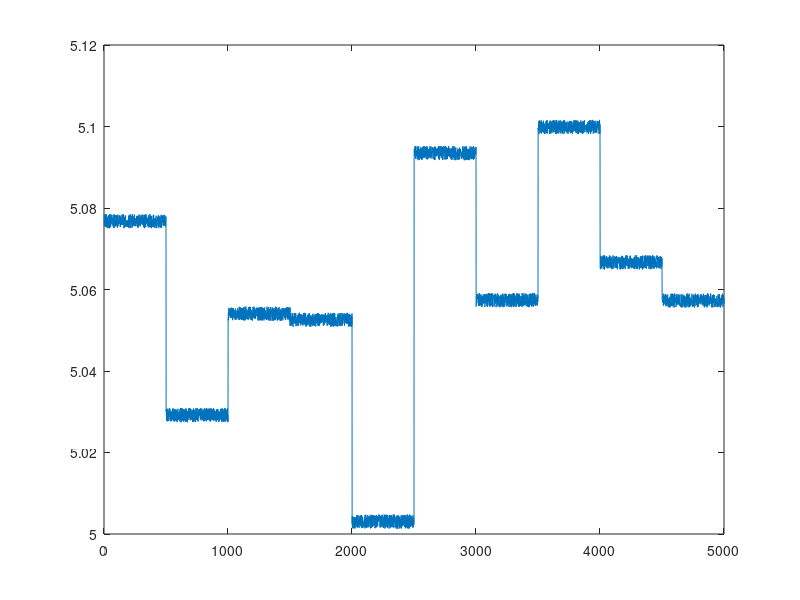
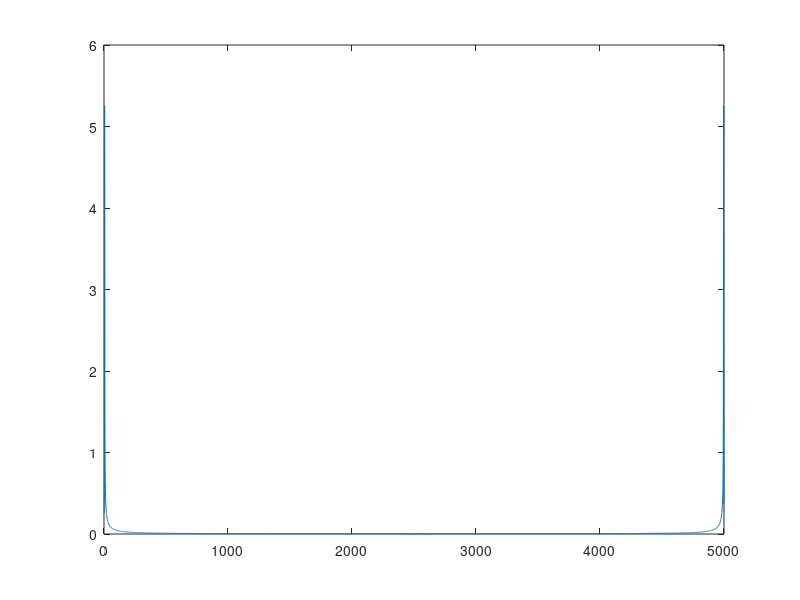
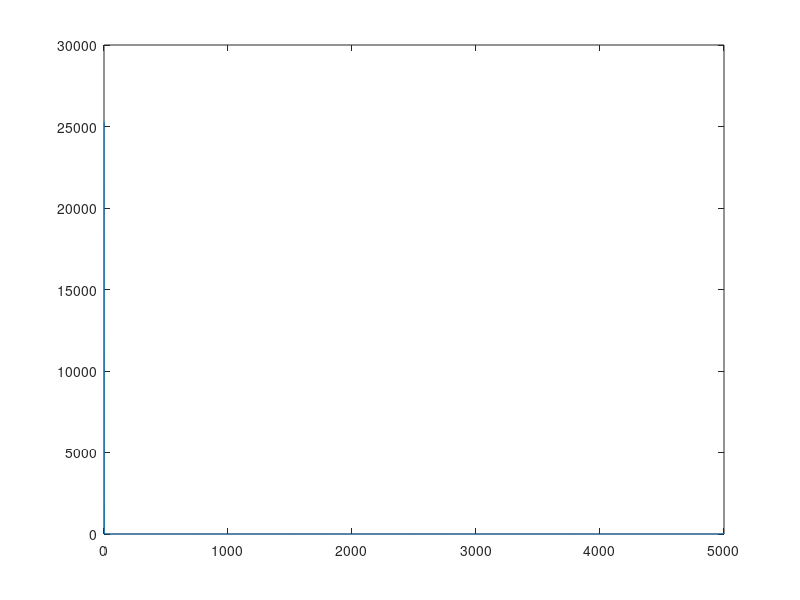
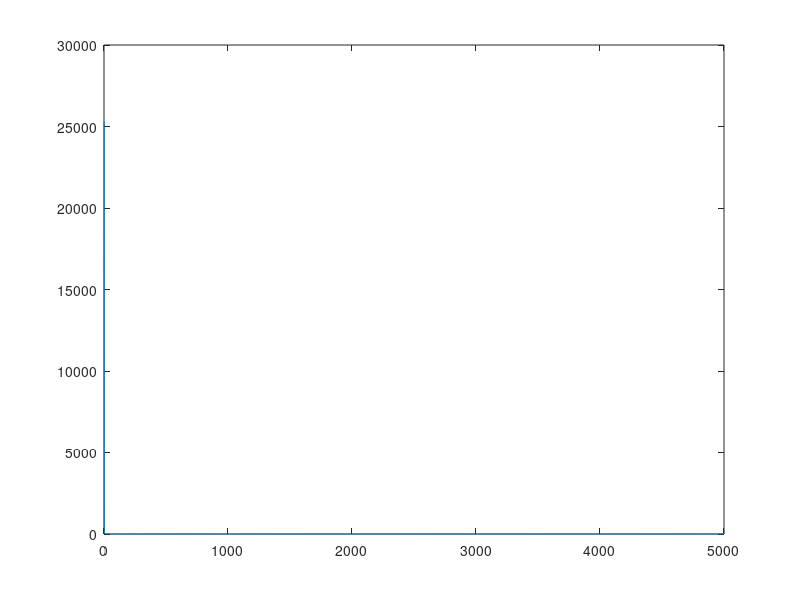

The MATLAB script that drew these images, in order:
y = rand(1,10)/10 + 5;
ys = zeros(1,5000);
k = 1;
for i = 1:10
    for j = 1:500
       ys(k) = y(i) + 0.0035*rand(1);
       k = k + 1;
    end

end


figure(1)
plot(ys)

Ys1 = fft(ys);
figure(4)
plot(abs(Ys1))

x = 1:5000;
ys = ys + 0.003*cos(x/180);



figure(2)
plot(ys)

Ys2 = fft(ys);
figure(3)
plot(abs(Ys2))

figure(2)
plot(abs(Ys1-Ys2))